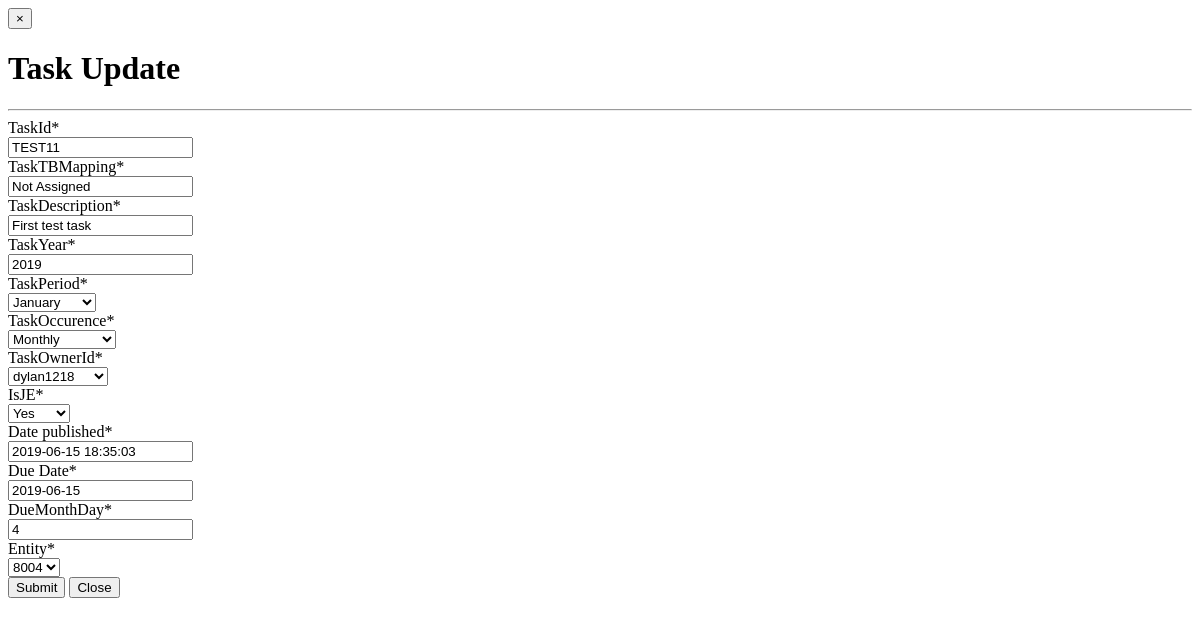
/ClosePortal/tasks/update/4, run on an earlier commit of the app's database.
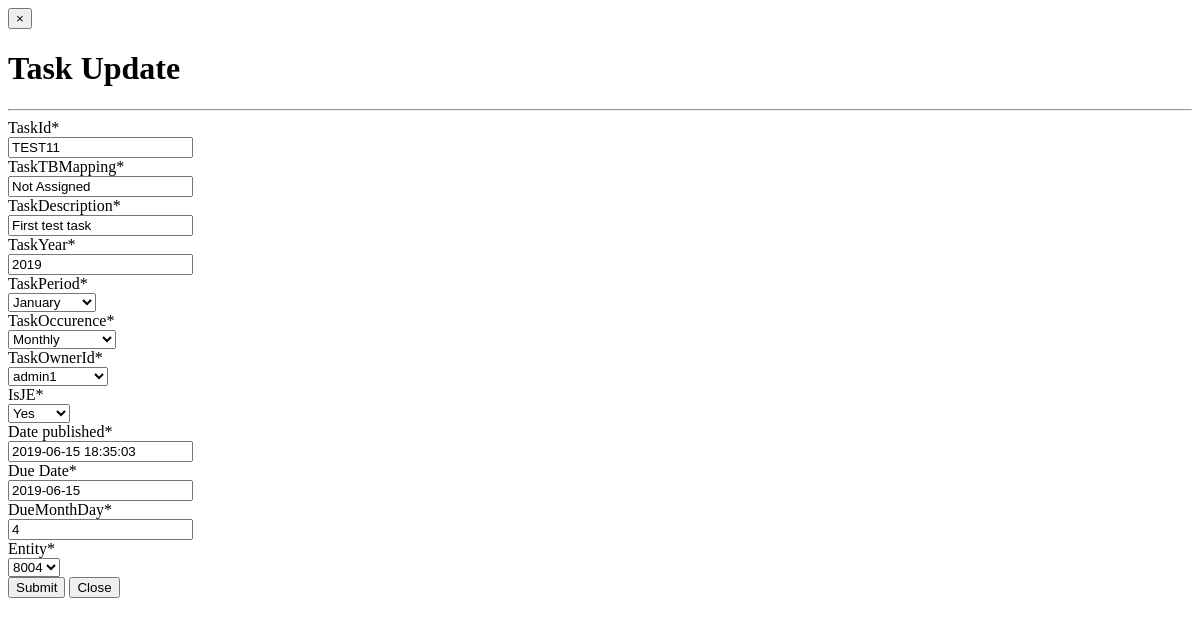
And on a later commit of the database.
### CloseApplication/models.py (models this page shows, shortened)
class TaskChecklist(models.Model):
    occurenceChoices = (
        ('M', 'Monthly'),
        ('Q', 'Quarterly'),
        ('S', 'Semi-Annually'),
        ('A', 'Annually'),
    )
    taskId = models.CharField(max_length=8)
    taskTBMapping = models.CharField(max_length=200, default="Not Assigned") #For assigning tasks to a TB FSLI
    taskDescription = models.CharField(max_length=200)
    taskYear = models.IntegerField(max_length=4)
    taskPeriod = models.IntegerField(max_length=2, choices = periodChoices)
    taskOccurence = models.CharField(max_length=2, choices = occurenceChoices)
    taskOwnerId = models.ForeignKey(User, on_delete=models.PROTECT) #For documentation purposes we want to preserve who the owner of a task was, and as such protect is utilized to not allow deletion of the referenced object
    isJE = models.CharField(max_length=3, choices=binaryChoice)
    pub_date = models.DateTimeField('date published')
    due_date = models.DateField(("Due Date"), default=datetime.date.today) #Note: No longer needed -- will be a calculated property
    dueMonthDay = models.IntegerField(max_length=2, default=1)
    entity = models.ForeignKey(userDefinedEntity, on_delete=models.PROTECT, related_name="entity_TaskChecklist", default=1)
    class Meta:
        constraints = [
            models.UniqueConstraint(fields=['taskId', 'entity', 'taskPeriod', 'taskYear'], name='unique_EntityUser')
        ]

### CloseApplication/views.py (the view)
# urls.py: path('tasks/update/<int:pk>', views.TaskChecklistUpdate.as_view(), name='task_update'),
class TaskChecklistUpdate(UpdateView):
    template_name = 'CloseApplication/taskchecklist/taskchecklist_form.html'
    model = TaskChecklist
    fields = '__all__'

### CloseApplication/models.py (called while the page is built)
    def __str__(self):
        return self.entity

### CloseApplication/templates/CloseApplication/taskchecklist/taskchecklist_form.html (shortened to what this page needs)
{% load crispy_forms_tags %}
{% block content %}
    {% include "CloseApplication/z_formview_template/begin_formview_outline.html" %}
    <h1 class="mt-2">Task Update</h1>
    <hr class="mt-0 mb-4">
    <form action="/ClosePortal/tasks/update/{{ form.initial.id }}" method="post">
            {{ form|crispy }}
        <input class="submit-btn btn btn-primary" type="submit" value="Submit"/>
        <button type="button" class="btn btn-default" data-dismiss="modal">Close</button>
    </form>
    {% include "CloseApplication/z_formview_template/end_formview_outline.html" %}
{% endblock %}

What changed in the data, as far as the page shows it:
changed TaskChecklist "TEST11": taskOwnerId "dylan1218" → "admin1"
